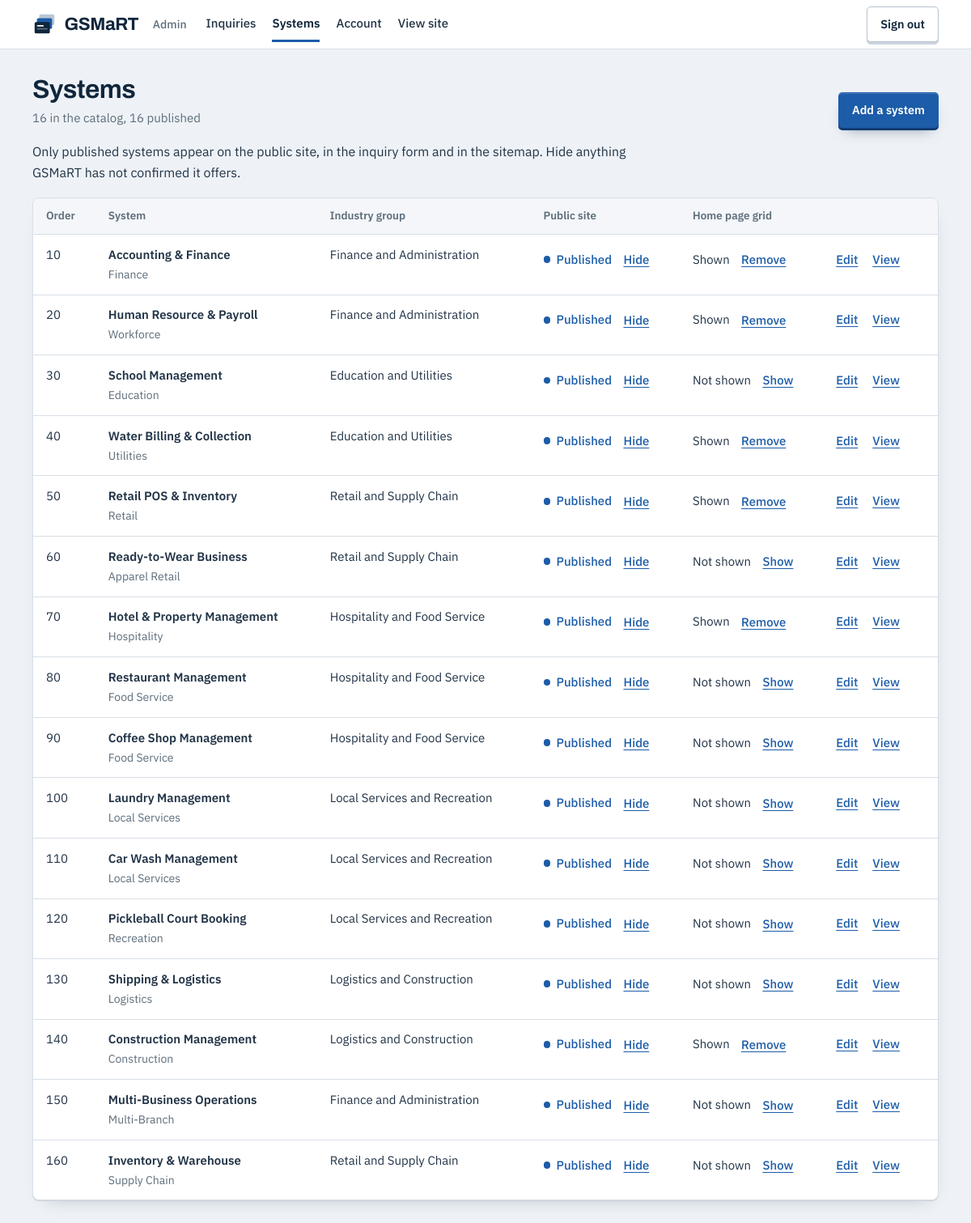
The app's page /admin/systems.php (signed in) with its own data.
### tables this page shows
CREATE TABLE `systems` (
  `id` INT UNSIGNED NOT NULL AUTO_INCREMENT,
  `sector_id` INT UNSIGNED NOT NULL,
  `slug` VARCHAR(120) NOT NULL,
  `name` VARCHAR(150) NOT NULL,
  `category` VARCHAR(80) NOT NULL,
  `tagline` VARCHAR(255) NOT NULL DEFAULT '',
  `summary` TEXT NOT NULL,
  `audience` TEXT NOT NULL,
  `manages` TEXT NOT NULL,
  `search_terms` VARCHAR(255) NOT NULL DEFAULT '',
  `implementation_notes` TEXT NULL,
  `platforms` VARCHAR(255) NULL,
  `deployment` VARCHAR(255) NULL,
  `integrations` VARCHAR(255) NULL,
  `pricing` VARCHAR(255) NULL,
  `is_published` TINYINT(1) NOT NULL DEFAULT 0,
  `is_featured` TINYINT(1) NOT NULL DEFAULT 0,
  `sort_order` INT NOT NULL DEFAULT 0,
  `created_at` DATETIME NOT NULL,
  `updated_at` DATETIME NOT NULL,
  PRIMARY KEY (`id`),
  UNIQUE KEY `uq_systems_slug` (`slug`),
  KEY `ix_systems_listing` (`is_published`, `sort_order`),
  KEY `ix_systems_sector` (`sector_id`),
  CONSTRAINT `fk_systems_sector` FOREIGN KEY (`sector_id`) REFERENCES `sectors` (`id`)
);

CREATE TABLE `sectors` (
  `id` INT UNSIGNED NOT NULL AUTO_INCREMENT,
  `slug` VARCHAR(80) NOT NULL,
  `name` VARCHAR(120) NOT NULL,
  `summary` VARCHAR(255) NOT NULL DEFAULT '',
  `sort_order` INT NOT NULL DEFAULT 0,
  PRIMARY KEY (`id`),
  UNIQUE KEY `uq_sectors_slug` (`slug`)
);

### includes/db.php (called while the page is built, shortened)
<?php
function db()
{
    static $pdo = null, $tried = false;
    if ($tried) {
        return $pdo;
    }
    $tried = true;
    $charset = preg_replace('/[^a-z0-9_]/i', '', (string) config('db.charset', 'utf8mb4')) ?: 'utf8mb4';
    $dsn = sprintf(
        'mysql:host=%s;port=%d;dbname=%s;charset=%s',
        config('db.host', '127.0.0.1'),
        (int) config('db.port', 3306),
        config('db.name', 'gsmart_website'),
        $charset
    );
    try {
        $pdo = new PDO($dsn, config('db.user', 'root'), (string) config('db.pass', ''), [
            PDO::ATTR_ERRMODE            => PDO::ERRMODE_EXCEPTION,
            PDO::ATTR_DEFAULT_FETCH_MODE => PDO::FETCH_ASSOC,
            PDO::ATTR_EMULATE_PREPARES   => false,
        ]);
        $pdo->exec('SET NAMES ' . $charset);
    } catch (Exception $ex) {
        $pdo = null;
        $GLOBALS['gsmart_db_error'] = $ex->getMessage();
        error_log('GSMaRT website: database connection failed: ' . $ex->getMessage());
    }
    return $pdo;
}
function db_all($sql, array $params = [])
{
    $stmt = db()->prepare($sql);
    $stmt->execute($params);
    return $stmt->fetchAll();
}

### includes/bootstrap.php (called while the page is built, shortened)
<?php
function config($key, $default = null)
{
    $node = $GLOBALS['gsmart_config'];
    foreach (explode('.', $key) as $part) {
        $node = $node[$part];
    }
    return $node;
}
function base_path()
{
    static $base = null;
    if ($base !== null) {
        return $base;
    }
    $base = '';
    $scriptFile = isset($_SERVER['SCRIPT_FILENAME']) ? realpath($_SERVER['SCRIPT_FILENAME']) : false;
    $scriptName = isset($_SERVER['SCRIPT_NAME']) ? str_replace('\\', '/', $_SERVER['SCRIPT_NAME']) : '';
    $root = realpath(GSMART_ROOT);
    if ($scriptFile && $root && strpos($scriptFile, $root) === 0) {
        $inside = str_replace('\\', '/', substr($scriptFile, strlen($root)));
        if ($inside !== '' && substr($scriptName, -strlen($inside)) === $inside) {
            $base = substr($scriptName, 0, -strlen($inside));
        }
    }
    $base = rtrim($base, '/');
    return $base;
}
function pretty_urls()
{
    static $pretty = null;
    if ($pretty === null) {
        $setting = config('pretty_urls', 'auto');
        if ($setting === true || $setting === false) {
            $pretty = $setting;
        } else {
            $pretty = !empty($_SERVER['GSMART_REWRITE']) || !empty($_SERVER['REDIRECT_GSMART_REWRITE']);
        }
    }
    return $pretty;
}
function url($page = 'home', $slug = null, array $query = [])
{
    $base = base_path();
    if ($page === 'home') {
        $path = '/';
    } elseif ($page === 'system') {
        if (pretty_urls()) {
            $path = '/systems/' . rawurlencode($slug);
        } else {
            $path = '/system.php';
            $query = ['slug' => $slug] + $query;
        }
    } else {
        $path = '/' . $page . (pretty_urls() ? '' : '.php');
    }
    $q = $query ? '?' . http_build_query($query) : '';
    return $base . $path . $q;
}
function e($value)
{
    return htmlspecialchars((string) $value, ENT_QUOTES, 'UTF-8');
}
require GSMART_ROOT . '/includes/db.php';

### admin/systems.php (the view, shortened to what this page needs)
<?php
require __DIR__ . '/_admin.php';
$rows = db_all(
    'SELECT s.id, s.slug, s.name, s.category, s.is_published, s.is_featured, s.sort_order, c.name AS sector_name
       FROM systems s JOIN sectors c ON c.id = s.sector_id
      ORDER BY s.sort_order, s.name'
);
$published = count(array_filter($rows, function ($r) { return $r['is_published']; }));
?>
<div class="admin-bar">
  <div>
    <h1>Systems</h1>
    <p class="admin-bar__meta"><?= count($rows) ?> in the catalog, <?= $published ?> published</p>
  </div>
  <a class="btn btn--primary btn--sm" href="<?= e(admin_url('system-edit.php')) ?>">Add a system</a>
</div>
<p class="admin-lead">Only published systems appear on the public site, in the inquiry form and in the sitemap. Hide anything GSMaRT has not confirmed it offers.</p>
<div class="admin-table-wrap">
  <table class="admin-table">
    <thead>
      <tr><th scope="col">Order</th><th scope="col">System</th><th scope="col">Industry group</th><th scope="col">Public site</th><th scope="col">Home page grid</th><th scope="col"><span class="visually-hidden">Actions</span></th></tr>
    </thead>
    <tbody>
<?php foreach ($rows as $r): ?>
      <tr>
        <td data-label="Order"><?= (int) $r['sort_order'] ?></td>
        <td data-label="System"><strong><?= e($r['name']) ?></strong><br><span class="admin-dim"><?= e($r['category']) ?></span></td>
        <td data-label="Industry group"><?= e($r['sector_name']) ?></td>
        <td data-label="Public site">
          <form method="post" action="<?= e(admin_url('systems.php')) ?>" class="admin-inline">
            <span class="status status--<?= $r['is_published'] ? 'on' : 'off' ?>"><?= $r['is_published'] ? 'Published' : 'Hidden' ?></span>
            <button class="admin-link" type="submit" name="action" value="toggle_publish"><?= $r['is_published'] ? 'Hide' : 'Publish' ?><span class="visually-hidden"> <?= e($r['name']) ?></span></button>
          </form>
        </td>
        <td data-label="Home page grid">
          <form method="post" action="<?= e(admin_url('systems.php')) ?>" class="admin-inline">
            <span><?= $r['is_featured'] ? 'Shown' : 'Not shown' ?></span>
            <button class="admin-link" type="submit" name="action" value="toggle_feature"><?= $r['is_featured'] ? 'Remove' : 'Show' ?><span class="visually-hidden"> <?= e($r['name']) ?> on the home page</span></button>
          </form>
        </td>
        <td data-label="Actions" class="admin-actions">
          <a href="<?= e(admin_url('system-edit.php', ['id' => $r['id']])) ?>">Edit<span class="visually-hidden"> <?= e($r['name']) ?></span></a>
<?php if ($r['is_published']): ?>
          <a href="<?= e(url('system', $r['slug'])) ?>">View<span class="visually-hidden"> <?= e($r['name']) ?> on the site</span></a>
<?php endif; ?>
        </td>
      </tr>
<?php endforeach; ?>
    </tbody>
  </table>
</div>

### assets/css/site.css (style rules this page uses)
:root { --navy: #10263B; --blue: #1C5CA8; --graphite: #223447; --gray: #5D6D7B; --paper: #FAFBFC; --white: #FFFFFF; --tint: #EEF2F6; --line: #D8DFE6; --line-strong: #B7C3CF; --blue-deep: #154A8A; --blue-soft: #DCE7F4; --on-navy: #C3CEDA; --ok: #2B7A57; --warn: #A66200; --bad: #B3392F; --display: "Archivo", "Segoe UI", system-ui, sans-serif; --body: "IBM Plex Sans", "Segoe UI", system-ui, sans-serif; --radius: 6px; --wrap: 1240px; --gutter: clamp(1rem, 4vw, 2.5rem); --section: clamp(3rem, 7vw, 5.5rem); --header-h: 64px; --shadow-1: 0 1px 0 #CBD4DD, 2px 10px 22px -16px rgba(16, 38, 59, .38); --shadow-2: 0 2px 0 #C2CCD6, 6px 22px 40px -22px rgba(16, 38, 59, .5); --ease: cubic-bezier(.2, .7, .2, 1); }
*, *::before, *::after { box-sizing: border-box; }
html { -webkit-text-size-adjust: 100%; text-size-adjust: 100%; scroll-behavior: smooth; scroll-padding-top: calc(var(--header-h) + 1rem); }
body { margin: 0; font-family: var(--body); font-size: 1rem; line-height: 1.6; color: var(--graphite); background: var(--paper); -webkit-font-smoothing: antialiased; overflow-x: hidden; }
h1, h2, h3 { font-family: var(--display); color: var(--navy); margin: 0; line-height: 1.12; letter-spacing: -.015em; text-wrap: balance; }
h1 { font-size: clamp(2.05rem, 1.25rem + 3.3vw, 3.5rem); font-weight: 650; }
p { margin: 0 0 1em; }
p:last-child { margin-bottom: 0; }
a { color: var(--blue); text-decoration-thickness: 1px; text-underline-offset: .18em; }
.btn { display: inline-flex; align-items: center; justify-content: center; gap: .5rem; min-height: 48px; padding: 0 1.3rem; border: 1px solid transparent; border-radius: 5px; font: 600 .9688rem/1.2 var(--body); text-decoration: none; text-align: center; cursor: pointer; transition: transform .16s var(--ease), box-shadow .16s var(--ease), background-color .16s, border-color .16s, color .16s; }
.btn--sm { min-height: 44px; padding: 0 1rem; font-size: .9063rem; }
.btn--primary { background: var(--blue); color: var(--white); box-shadow: inset 0 1px 0 rgba(255, 255, 255, .2), 0 3px 0 #113D74, 0 10px 18px -10px rgba(16, 38, 59, .55); }

### assets/css/admin.css (style rules this page uses)
.admin { background: var(--tint); }
.admin-main h1 { font-size: clamp(1.5rem, 1.2rem + 1.2vw, 2rem); }
.admin-bar { display: flex; flex-wrap: wrap; align-items: flex-end; justify-content: space-between; gap: .75rem 1.5rem; margin-bottom: 1.1rem; }
.admin-bar__meta { margin: .3rem 0 0; color: var(--gray); font-size: .9375rem; }
.admin-lead { color: var(--graphite); max-width: 46rem; margin-bottom: 1.1rem; }
.admin-dim { color: var(--gray); font-size: .875rem; }
.admin-table-wrap { background: var(--white); border: 1px solid var(--line); border-radius: 8px; box-shadow: var(--shadow-1); overflow: hidden; }
.admin-table { width: 100%; border-collapse: collapse; font-size: .9375rem; }
.admin-table th { text-align: left; padding: .7rem 1rem; font-size: .8438rem; font-weight: 600; color: var(--gray); background: #F4F6F9; border-bottom: 1px solid var(--line); white-space: nowrap; }
.admin-table td { padding: .8rem 1rem; border-bottom: 1px solid var(--line); vertical-align: top; }
.admin-table tr:last-child td { border-bottom: 0; }
.admin-actions { white-space: nowrap; }
.admin-actions a { display: inline-flex; align-items: center; min-height: 36px; margin-right: .9rem; font-weight: 500; }
.admin-inline { display: flex; flex-wrap: wrap; align-items: center; gap: .1rem .9rem; }
.admin-link { min-height: 36px; padding: 0; background: none; border: 0; font: 500 .9375rem var(--body); color: var(--blue); text-decoration: underline; text-underline-offset: .18em; cursor: pointer; }
.status { display: inline-flex; align-items: center; gap: .45rem; font-weight: 500; white-space: nowrap; }
.status::before { content: ""; width: .55rem; height: .55rem; border-radius: 50%; background: currentColor; }
.status--new, .status--on { color: var(--blue); }

### records on screen
systems: sort_order "10", name "Accounting & Finance", category "Finance", sector.name "Finance and Administration", is_published "Published", is_featured "Shown"
systems: sort_order "20", name "Human Resource & Payroll", category "Workforce", sector.name "Finance and Administration", is_published "Published", is_featured "Shown"
systems: sort_order "30", name "School Management", category "Education", sector.name "Education and Utilities", is_published "Published", is_featured "Not shown"
systems: sort_order "40", name "Water Billing & Collection", category "Utilities", sector.name "Education and Utilities", is_published "Published", is_featured "Shown"
systems: sort_order "50", name "Retail POS & Inventory", category "Retail", sector.name "Retail and Supply Chain", is_published "Published", is_featured "Shown"
systems: sort_order "60", name "Ready-to-Wear Business", category "Apparel Retail", sector.name "Retail and Supply Chain", is_published "Published", is_featured "Not shown"
systems: sort_order "70", name "Hotel & Property Management", category "Hospitality", sector.name "Hospitality and Food Service", is_published "Published", is_featured "Shown"
systems: sort_order "80", name "Restaurant Management", category "Food Service", sector.name "Hospitality and Food Service", is_published "Published", is_featured "Not shown"
systems: sort_order "90", name "Coffee Shop Management", category "Food Service", sector.name "Hospitality and Food Service", is_published "Published", is_featured "Not shown"
systems: sort_order "100", name "Laundry Management", category "Local Services", sector.name "Local Services and Recreation", is_published "Published", is_featured "Not shown"
systems: sort_order "110", name "Car Wash Management", category "Local Services", sector.name "Local Services and Recreation", is_published "Published", is_featured "Not shown"
systems: sort_order "120", name "Pickleball Court Booking", category "Recreation", sector.name "Local Services and Recreation", is_published "Published", is_featured "Not shown"
systems: sort_order "130", name "Shipping & Logistics", category "Logistics", sector.name "Logistics and Construction", is_published "Published", is_featured "Not shown"
systems: sort_order "140", name "Construction Management", category "Construction", sector.name "Logistics and Construction", is_published "Published", is_featured "Shown"
systems: sort_order "150", name "Multi-Business Operations", category "Multi-Branch", sector.name "Finance and Administration", is_published "Published", is_featured "Not shown"
systems: sort_order "160", name "Inventory & Warehouse", category "Supply Chain", sector.name "Retail and Supply Chain", is_published "Published", is_featured "Not shown"

### other values on screen
$brand "GSMaRT"
count($rows) "16"
$published "16"
